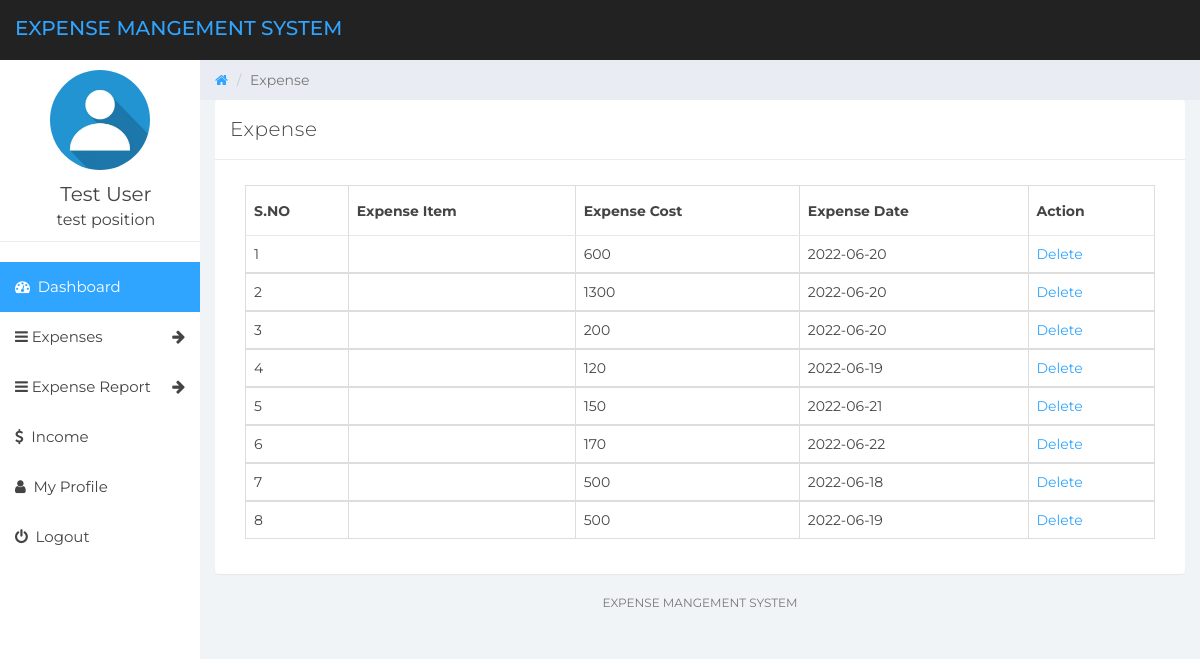
The app's page /manage-expense.php (signed in) with its own data.
### tables this page shows
CREATE TABLE `tbluser` (
  `ID` int(10) NOT NULL,
  `FullName` varchar(150) DEFAULT NULL,
  `Email` varchar(200) DEFAULT NULL,
  `MobileNumber` bigint(10) DEFAULT NULL,
  `Password` varchar(200) DEFAULT NULL,
  `RegDate` timestamp NOT NULL DEFAULT current_timestamp(),
  `Position` varchar(200) DEFAULT NULL,
  `Image` blob DEFAULT NULL
);

CREATE TABLE `tblexpense` (
  `ID` int(10) NOT NULL,
  `UserId` int(10) NOT NULL,
  `ExpenseDate` date DEFAULT NULL,
  `ExpenseItem` varchar(200) DEFAULT NULL,
  `ExpenseCost` varchar(200) DEFAULT NULL,
  `ExpenseCategory` varchar(200) DEFAULT NULL,
  `NoteDate` timestamp NULL DEFAULT current_timestamp()
);

### manage-expense.php (the view, shortened to what this page needs)
  <?php
if (strlen($_SESSION['detsuid']==0)) {
  header('location:logout.php');
  } else{
?>
<!DOCTYPE html>
<html>
<head>
	<link href="css/bootstrap.min.css" rel="stylesheet">
	<link href="css/font-awesome.min.css" rel="stylesheet">
	<link href="css/datepicker3.css" rel="stylesheet">
	<link href="css/styles.css" rel="stylesheet">
</head>
<body>
	<?php include_once('includes/header.php');?>
	<?php include_once('includes/sidebar.php');?>
	<div class="col-sm-9 col-sm-offset-3 col-lg-10 col-lg-offset-2 main">
		<div class="row">
			<ol class="breadcrumb">
				<li><a href="#">
					<em class="fa fa-home"></em>
				</a></li>
				<li class="active">Expense</li>
			</ol>
		</div>
		<div class="row">
			<div class="col-lg-12">
				<div class="panel panel-default">
					<div class="panel-heading">Expense</div>
					<div class="panel-body">
						<div class="col-md-12">
							<div class="table-responsive">
            <table class="table table-bordered mg-b-0">
              <thead>
                <tr>
                  <th>S.NO</th>
                  <th>Expense Item</th>
                  <th>Expense Cost</th>
                  <th>Expense Date</th>
                  <th>Action</th>
                </tr>
              </thead>
              <?php
              $userid=$_SESSION['detsuid'];
$ret=mysqli_query($con,"select * from tblexpense where UserId='$userid'");
$cnt=1;
while ($row=mysqli_fetch_array($ret)) {
?>
              <tbody>
                <tr>
                  <td><?php echo $cnt;?></td>
                  <td><?php  echo $row['ExpenseItem'];?></td>
                  <td><?php  echo $row['ExpenseCost'];?></td>
                  <td><?php  echo $row['ExpenseDate'];?></td>
                  <td><a href="manage-expense.php?delid=<?php echo $row['ID'];?>">Delete</a>
                </tr>
                <?php
$cnt=$cnt+1;
}?>
              </tbody>
            </table>
          </div>
						</div>
					</div>
				</div>
			</div>
			<?php include_once('includes/footer.php');?>
		</div>
	</div>
</body>
</html>
<?php }  ?>

### includes/sidebar.php (shortened to what this page needs)
<?php
include('includes/dbconnection.php');
?>
<div id="sidebar-collapse" class="col-sm-3 col-lg-2 sidebar wrapper">
  <div class="profile-sidebar">
    <?php
    $userid = $_SESSION['detsuid'];
    $query = mysqli_query($con, "select * from tbluser where ID='$userid'");
    $row = mysqli_fetch_array($query);
    $noImage = './assets/images/users/default-profile-picture.jpg';
    ?>
    <div class="profile-userpic">
      <img src="<?php if ($row['Image']) {
												echo $row['Image'];
                      } else { echo $noImage; } ?>" class="img-responsive" alt="image" class="responsive">
    </div>
    <div class="profile-usertitle">
      <div class="profile-usertitle-name"><?php echo $row['FullName']; ?></div>
      <div class="profile-usertitle-position"><?php echo $row['Position']; ?></div>
    </div>
  </div>
  <ul class="nav menu" id="wrapper">
    <li class="active"><a href="dashboard.php"><em class="fa fa-dashboard">&nbsp;</em> Dashboard</a></li>
    <li class="parent "><a data-toggle="collapse" href="#sub-item-1">
        <em class="fa fa-navicon">&nbsp;</em>Expenses <span data-toggle="collapse" href="#sub-item-1" class="icon pull-right"><em class="fa fa-arrow-right"></em></span>
      </a>
    </li>
    <li class="parent "><a data-toggle="collapse" href="#sub-item-2">
        <em class="fa fa-navicon">&nbsp;</em>Expense Report <span data-toggle="collapse" href="#sub-item-1" class="icon pull-right"><em class="fa fa-arrow-right"></em></span>
      </a>
    </li>
    <li><a href="add-income.php"><em class="fa fa-usd">&nbsp;</em> Income</a></li>
    <li><a href="user-profile.php"><em class="fa fa-user">&nbsp;</em> My Profile</a></li>
    <li><a data-toggle="modal" data-target="#logOut"><em class="fa fa-power-off">&nbsp;</em> Logout</a></li>
  </ul>
</div>

### css/styles.css (style rules this page uses)
body { background: #f1f4f7; padding-top: 60px; font-size: 14px; color: #444444; font-family: "Montserrat", "Helvetica Neue", Helvetica, Arial, sans-serif; }
a, a:hover, a:focus { color: #30a5ff; }
.panel { border: 0; }
.panel-heading { font-size: 20px; font-weight: 300; letter-spacing: 0.025em; height: 60px; line-height: 38px; }
.panel-default .panel-heading { background: #fff; border-bottom: 1px solid #e9ecf2; color: #444444; }
.sidebar { display: block; padding: 0; display: none; box-shadow: none; background: #fff; }
.sidebar ul { margin: 20px 0px; }
@media (min-width: 768px) { .sidebar { display: block; position: fixed; top: 60px; bottom: 0; left: 0; z-index: 1000; display: block; margin: 0; padding: 0; overflow-x: hidden; overflow-y: auto; } }
.sidebar ul.nav .active a, .sidebar ul.nav li.parent a.active, .sidebar ul.nav .active > a:hover, .sidebar ul.nav li.parent a.active:hover, .sidebar ul.nav .active > a:focus, .sidebar ul.nav li.parent a.active:focus { color: #fff; background-color: #30a5ff; }
.sidebar ul.nav li a { height: 50px; font-size: 15px; line-height: 2em; color: #444444; }
.profile-sidebar { padding: 10px 0; border-bottom: 1px solid #e9ecf2; }
.profile-userpic img { display: block; margin-left: auto; margin-right: auto; width: 50%; border-radius: 9999px !important; }
.profile-usertitle { float: center; text-align: center; margin: 10px 0 0 12px; }
.profile-usertitle-name { font-size: 20px; margin-bottom: 0px; }
.profile-usertitle-position { font-size: 16px; margin-bottom: 0px; }
.breadcrumb { border-radius: 0; padding: 10px 15px 10px 15px; background: #e9ecf2; margin: 0; }
.table { background: #fff; }
.table > thead > tr > th { border-bottom: 1px solid #e6e7e8; vertical-align: middle; height: 50px; }

### records on screen
tbluser: FullName "Test User", Position "test position"
tblexpense: ExpenseCost "600", ExpenseDate "2022-06-20"
tblexpense: ExpenseCost "1300", ExpenseDate "2022-06-20"
tblexpense: ExpenseCost "200", ExpenseDate "2022-06-20"
tblexpense: ExpenseCost "120", ExpenseDate "2022-06-19"
tblexpense: ExpenseCost "150", ExpenseDate "2022-06-21"
tblexpense: ExpenseCost "170", ExpenseDate "2022-06-22"
tblexpense: ExpenseCost "500", ExpenseDate "2022-06-18"
tblexpense: ExpenseCost "500", ExpenseDate "2022-06-19"
